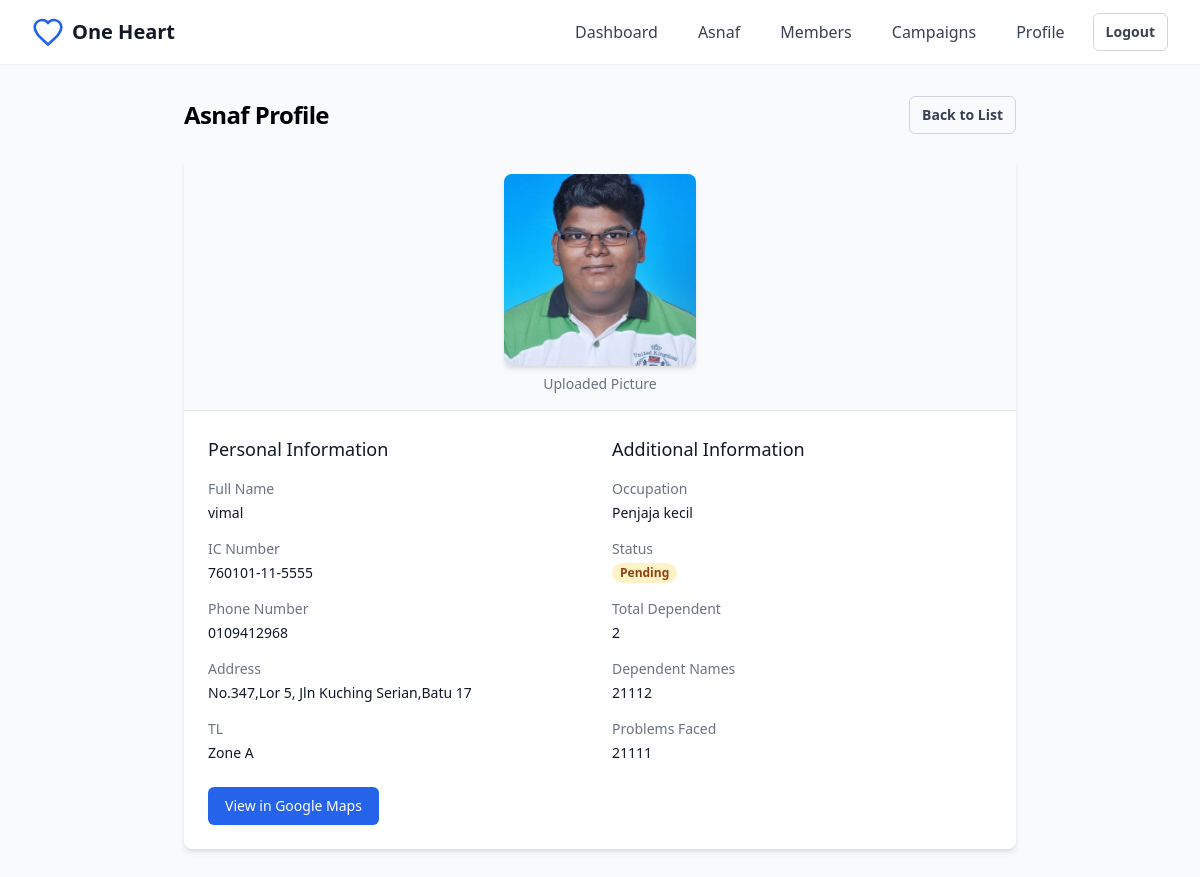
The page /view_asnaf.php?id=9 (signed in) on the database its author committed.
### tables this page shows
CREATE TABLE asnaf (
    id INT AUTO_INCREMENT PRIMARY KEY,
    name VARCHAR(100) NOT NULL,
    ic VARCHAR(20) NOT NULL,
    phone VARCHAR(20) NOT NULL,
    address TEXT NOT NULL,
    kampung VARCHAR(100) NOT NULL,
    tl VARCHAR(100),
    occupation VARCHAR(100),
    status ENUM('pending', 'verified', 'assisted') NOT NULL DEFAULT 'pending',
    total_dependent INT DEFAULT 0,
    dependent_names TEXT,
    problems TEXT,
    picture VARCHAR(255),
    user_id INT,
    created_at TIMESTAMP DEFAULT CURRENT_TIMESTAMP,
    updated_at TIMESTAMP DEFAULT CURRENT_TIMESTAMP ON UPDATE CURRENT_TIMESTAMP,
    FOREIGN KEY (user_id) REFERENCES users(id)
);

### view_asnaf.php (the view, shortened to what this page needs)
<?php
require_once 'config/database.php';
$asnaf_id = $_GET['id'];
$stmt = $conn->prepare("SELECT * FROM asnaf WHERE id = ?");
$stmt->bind_param("i", $asnaf_id);
$stmt->execute();
$result = $stmt->get_result();
$asnaf = $result->fetch_assoc();
$maps_url = "https://www.google.com/maps/search/?api=1&query=" . urlencode($asnaf['address']);
?>
<!DOCTYPE html>
<html lang="en">
<head>
    <link href="https://cdn.jsdelivr.net/npm/tailwindcss@2.2.19/dist/tailwind.min.css" rel="stylesheet">
</head>
<body class="bg-gray-50">
    <?php include 'includes/header.php'; ?>
    <main class="mx-auto max-w-4xl px-4 sm:px-6 lg:px-8 py-8">
        <div class="space-y-6">
            <div class="flex justify-between items-center">
                <h1 class="text-2xl font-bold tracking-tight">Asnaf Profile</h1>
                <a href="asnaf.php" class="rounded-md border border-gray-300 px-3 py-2 text-sm font-semibold text-gray-700 hover:bg-gray-50">
                    Back to List
                </a>
            </div>
            <div class="bg-white shadow-md rounded-lg overflow-hidden">
<div class="bg-gray-50 px-6 py-4 border-b border-gray-200">
    <div class="flex items-center justify-center">
        <?php
        if (!empty($asnaf['picture']) && file_exists($asnaf['picture'])):
        ?>
            <div class="text-center">
                <img src="<?php echo htmlspecialchars($asnaf['picture']); ?>"
                     alt="Asnaf Picture"
                     class="mx-auto h-48 w-48 object-cover rounded-lg shadow-md">
                <p class="mt-2 text-sm text-gray-500">Uploaded Picture</p>
            </div>
        <?php endif; ?>
    </div>
</div>
                <div class="p-6 space-y-6">
                    <div class="grid grid-cols-1 gap-6 sm:grid-cols-2">
                        <div>
                            <h2 class="text-lg font-medium text-gray-900">Personal Information</h2>
                            <div class="mt-4 space-y-4">
                                <div>
                                    <p class="text-sm font-medium text-gray-500">Full Name</p>
                                    <p class="mt-1 text-sm text-gray-900"><?php echo htmlspecialchars($asnaf['name']); ?></p>
                                </div>
                                <div>
                                    <p class="text-sm font-medium text-gray-500">IC Number</p>
                                    <p class="mt-1 text-sm text-gray-900"><?php echo htmlspecialchars($asnaf['ic']); ?></p>
                                </div>
                                <div>
                                    <p class="text-sm font-medium text-gray-500">Phone Number</p>
                                    <p class="mt-1 text-sm text-gray-900"><?php echo htmlspecialchars($asnaf['phone']); ?></p>
                                </div>
                                <div>
                                    <p class="text-sm font-medium text-gray-500">Address</p>
                                    <p class="mt-1 text-sm text-gray-900"><?php echo htmlspecialchars($asnaf['address']); ?></p>
                                </div>
                                <div>
                                    <p class="text-sm font-medium text-gray-500">TL</p>
                                    <p class="mt-1 text-sm text-gray-900"><?php echo htmlspecialchars($asnaf['tl']); ?></p>
                                </div>
                            </div>
                        </div>
                        <div>
                            <h2 class="text-lg font-medium text-gray-900">Additional Information</h2>
                            <div class="mt-4 space-y-4">
                                <div>
                                    <p class="text-sm font-medium text-gray-500">Occupation</p>
                                    <p class="mt-1 text-sm text-gray-900"><?php echo htmlspecialchars($asnaf['occupation']); ?></p>
                                </div>
                                <div>
                                    <p class="text-sm font-medium text-gray-500">Status</p>
                                    <span class="mt-1 px-2 inline-flex text-xs leading-5 font-semibold rounded-full
                                        <?php
                                        switch ($asnaf['status']) {
                                            case 'pending': echo 'bg-yellow-100 text-yellow-800'; break;
                                        }
                                        ?>">
                                        <?php echo ucfirst(htmlspecialchars($asnaf['status'])); ?>
                                    </span>
                                </div>
                                <div>
                                    <p class="text-sm font-medium text-gray-500">Total Dependent</p>
                                    <p class="mt-1 text-sm text-gray-900"><?php echo htmlspecialchars($asnaf['total_dependent']); ?></p>
                                </div>
                                <div>
                                    <p class="text-sm font-medium text-gray-500">Dependent Names</p>
                                    <p class="mt-1 text-sm text-gray-900"><?php echo nl2br(htmlspecialchars($asnaf['dependent_names'])); ?></p>
                                </div>
                                <div>
                                    <p class="text-sm font-medium text-gray-500">Problems Faced</p>
                                    <p class="mt-1 text-sm text-gray-900"><?php echo nl2br(htmlspecialchars($asnaf['problems'])); ?></p>
                                </div>
                            </div>
                        </div>
                    </div>
                    <div class="mt-8">
                        <a href="<?php echo htmlspecialchars($maps_url); ?>" target="_blank" class="inline-flex justify-center rounded-md border border-transparent bg-blue-600 px-4 py-2 text-sm font-medium text-white shadow-sm hover:bg-blue-700">
                            View in Google Maps
                        </a>
                    </div>
                </div>
            </div>
        </div>
    </main>
</body>
</html>

### rows shown on the page
asnaf: picture (picture), name "vimal", ic "760101-11-5555", phone "0109412968", address "No.347,Lor 5, Jln Kuching Serian,Batu 17", tl "Zone A", occupation "Penjaja kecil", status "Pending", total_dependent "2", dependent_names "21112", problems "21111"
